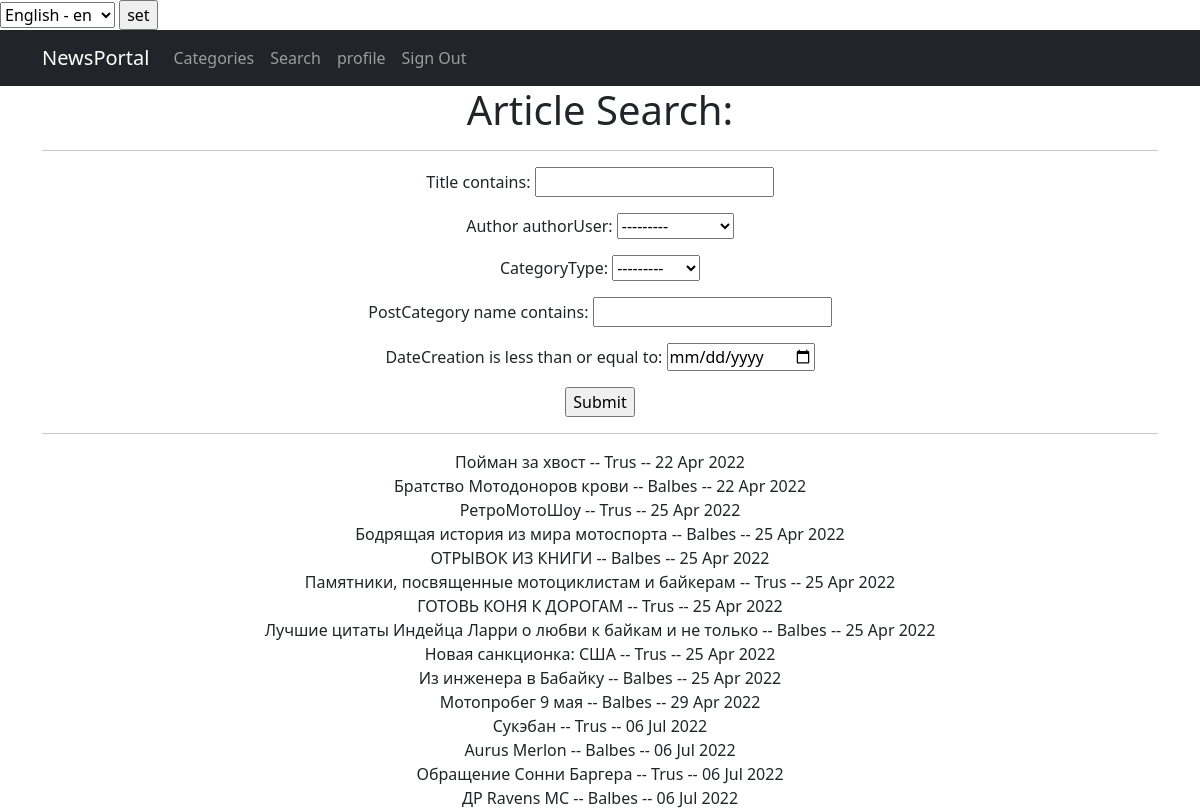
Page /news/search (signed in) on the committed database.
### news/models.py (models this page shows, shortened)
class Post(models.Model):
    author = models.ForeignKey('Author', on_delete=models.CASCADE)
    categoryType = models.CharField(max_length=2, choices=CATEGORY_CHOICES, default=ARTICLE)
    dateCreation = models.DateTimeField(auto_now_add=True)
    postCategory = models.ManyToManyField('Category', through='PostCategory')
    title = models.CharField(max_length=128)
    text = models.TextField()
    rating = models.IntegerField(default=0)

class Author(models.Model):
    authorUser = models.OneToOneField(User, on_delete=models.CASCADE)
    ratingAuthor = models.IntegerField(default=0)
    def __str__(self):
        return f"{self.authorUser}"

### news/views.py (the view)
# urls.py: path('search', post_filter),  # Поиск / Фильтр
def post_filter(request):
    f = PostFilter(request.GET, queryset=Post.objects.all())
    return render(request, 'post_filter.html', {'filter': f})

### news/templates/post_filter.html (shortened to what this page needs)
{% extends 'base.html' %}
{% load i18n %}
{% block content %}
<h1> {% trans "Article Search:" %} </h1>
<hr>
<form method="get">
    {{ filter.form.as_p }}
    <input type="submit"/>
    <hr>
</form>
{% for obj in filter.qs %}
{{ obj.title }} -- {{ obj.author }}  -- {{ obj.dateCreation|date:'d M Y' }} <br/>
{% endfor %}
{% endblock content %}

### rows in the picture
Post: title "Пойман за хвост", author "Trus", dateCreation "22 Apr 2022"
Post: title "Братство Мотодоноров крови", author "Balbes", dateCreation "22 Apr 2022"
Post: title "РетроМотоШоу", author "Trus", dateCreation "25 Apr 2022"
Post: title "Бодрящая история из мира мотоспорта", author "Balbes", dateCreation "25 Apr 2022"
Post: title "ОТРЫВОК ИЗ КНИГИ", author "Balbes", dateCreation "25 Apr 2022"
Post: title "Памятники, посвященные мотоциклистам и байкерам", author "Trus", dateCreation "25 Apr 2022"
Post: title "ГОТОВЬ КОНЯ К ДОРОГАМ", author "Trus", dateCreation "25 Apr 2022"
Post: title "Лучшие цитаты Индейца Ларри о любви к байкам и не только", author "Balbes", dateCreation "25 Apr 2022"
Post: title "Новая санкционка: США", author "Trus", dateCreation "25 Apr 2022"
Post: title "Из инженера в Бабайку", author "Balbes", dateCreation "25 Apr 2022"
Post: title "Мотопробег 9 мая", author "Balbes", dateCreation "29 Apr 2022"
Post: title "Сукэбан", author "Trus", dateCreation "06 Jul 2022"
Post: title "Aurus Merlon", author "Balbes", dateCreation "06 Jul 2022"
Post: title "Обращение Сонни Баргера", author "Trus", dateCreation "06 Jul 2022"
Post: title "ДР Ravens MC", author "Balbes", dateCreation "06 Jul 2022"

### other values in the picture
form field language "English - en"
